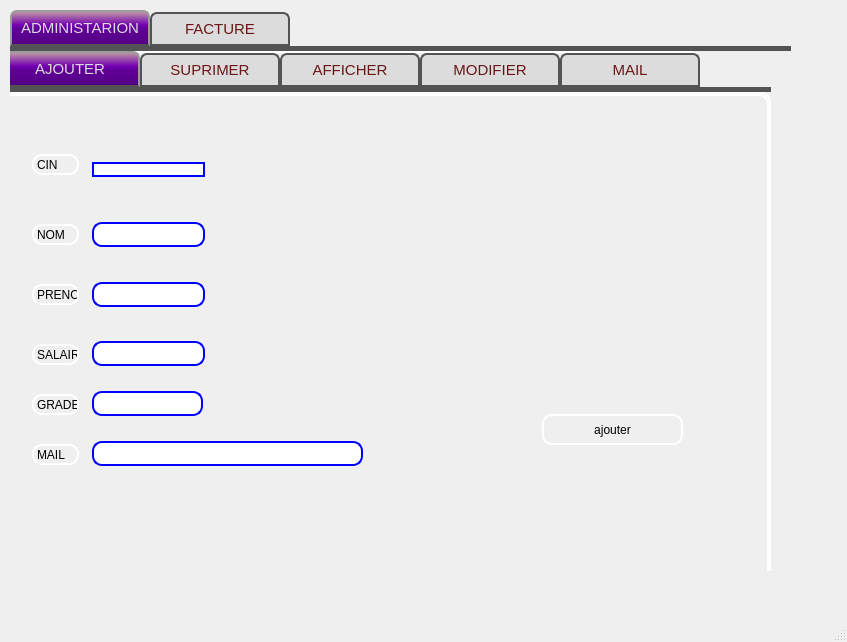
<?xml version="1.0" encoding="UTF-8"?>
<ui version="4.0">
 <class>MainWindow</class>
 <widget class="QMainWindow" name="MainWindow">
  <property name="geometry">
   <rect>
    <x>0</x>
    <y>0</y>
    <width>847</width>
    <height>642</height>
   </rect>
  </property>
  <property name="windowTitle">
   <string>MainWindow</string>
  </property>
  <widget class="QWidget" name="centralwidget">
   <widget class="QTabWidget" name="tabWidget">
    <property name="geometry">
     <rect>
      <x>10</x>
      <y>10</y>
      <width>781</width>
      <height>561</height>
     </rect>
    </property>
    <property name="styleSheet">
     <string notr="true">QTabWidget::pane { /* The tab widget frame */
border-top: 5px solid #535353;
}
QTabWidget::tab-bar {
left: 0px; /* move to the right by 5px */
}
/* Style the tab using the tab sub-control. Note that it reads QTabBar _not_ QTabWidget */
QTabBar::tab {
background: #dcdcdc;
border: 2px solid #535353;
border-bottom-color: #535353; /* same as the pane color */
border-top-left-radius: 7px;
border-top-right-radius: 7px;
min-width: 120px;
padding: 8px;
color: #6a1616;
font-size:15px;
font-family:Arial, Helvetica, sans-serif;
}
QTabBar::tab:selected, QTabBar::tab:hover {
background: qlineargradient(x1: 0, y1: 0, x2: 0, y2: 1, stop: 0 #c3a1a1, stop: 0.4 #7400b3, stop: 0.5 #610099, stop: 1.0 #520082);
}
QTabBar::tab:selected {
border-color: #9B9B9B;
border-bottom-color: #535353; /* same as pane color */
color: #dcdcdc;
font-size:15px;
font-family:Arial, Helvetica, sans-serif;
}
QTabBar::tab:!selected {
margin-top: 2px; /* make non-selected tabs look smaller */
}
QLineEdit {
  width: 100%;
  padding: 12px 20px;
  margin: 8px 0;
  display: inline-block;
  border: 1px solid #ccc;
  border-radius: 4px;
  box-sizing: border-box;
}</string>
    </property>
    <property name="currentIndex">
     <number>0</number>
    </property>
    <widget class="QWidget" name="tab">
     <attribute name="title">
      <string>ADMINISTARION</string>
     </attribute>
     <widget class="QTabWidget" name="tabWidget_2">
      <property name="geometry">
       <rect>
        <x>-10</x>
        <y>0</y>
        <width>771</width>
        <height>571</height>
       </rect>
      </property>
      <property name="styleSheet">
       <string notr="true">border-style: solid;
border-color: white;
border-width: 2px;
border-radius: 10px;
</string>
      </property>
      <property name="currentIndex">
       <number>0</number>
      </property>
      <widget class="QWidget" name="tab_3">
       <attribute name="title">
        <string>AJOUTER</string>
       </attribute>
       <widget class="QLineEdit" name="lineEdit_nome">
        <property name="geometry">
         <rect>
          <x>90</x>
          <y>120</y>
          <width>113</width>
          <height>41</height>
         </rect>
        </property>
        <property name="styleSheet">
         <string notr="true">border-width:2px;
border-style:solid;
border-color:blue;
</string>
        </property>
       </widget>
       <widget class="QLineEdit" name="lineEdit_prenome">
        <property name="geometry">
         <rect>
          <x>90</x>
          <y>180</y>
          <width>113</width>
          <height>41</height>
         </rect>
        </property>
        <property name="styleSheet">
         <string notr="true">border-width:2px;
border-style:solid;
border-color:blue;
</string>
        </property>
       </widget>
       <widget class="QLineEdit" name="lineEdit_salairee">
        <property name="geometry">
         <rect>
          <x>90</x>
          <y>239</y>
          <width>113</width>
          <height>41</height>
         </rect>
        </property>
        <property name="styleSheet">
         <string notr="true">border-width:2px;
border-style:solid;
border-color:blue;
</string>
        </property>
       </widget>
       <widget class="QLineEdit" name="lineEdit_fonctione">
        <property name="geometry">
         <rect>
          <x>90</x>
          <y>289</y>
          <width>111</width>
          <height>41</height>
         </rect>
        </property>
        <property name="styleSheet">
         <string notr="true">border-width:2px;
border-style:solid;
border-color:blue;
</string>
        </property>
       </widget>
       <widget class="QPushButton" name="pushButton">
        <property name="geometry">
         <rect>
          <x>540</x>
          <y>320</y>
          <width>141</width>
          <height>31</height>
         </rect>
        </property>
        <property name="styleSheet">
         <string notr="true">QPushButton:hover{ 
	background-color: rgb(0, 255, 255);
color:#f90103;
background:#2e008b;
border: none;
text-align: middle;
}</string>
        </property>
        <property name="text">
         <string>ajouter</string>
        </property>
       </widget>
       <widget class="QLineEdit" name="lineEdit_maile">
        <property name="geometry">
         <rect>
          <x>90</x>
          <y>339</y>
          <width>271</width>
          <height>41</height>
         </rect>
        </property>
        <property name="styleSheet">
         <string notr="true">border-width:2px;
border-style:solid;
border-color:blue;
</string>
        </property>
       </widget>
       <widget class="QLabel" name="label_24">
        <property name="geometry">
         <rect>
          <x>30</x>
          <y>130</y>
          <width>47</width>
          <height>21</height>
         </rect>
        </property>
        <property name="text">
         <string>NOM</string>
        </property>
       </widget>
       <widget class="QLabel" name="label_27">
        <property name="geometry">
         <rect>
          <x>30</x>
          <y>190</y>
          <width>47</width>
          <height>21</height>
         </rect>
        </property>
        <property name="text">
         <string>PRENOM</string>
        </property>
       </widget>
       <widget class="QLabel" name="label_28">
        <property name="geometry">
         <rect>
          <x>30</x>
          <y>250</y>
          <width>47</width>
          <height>21</height>
         </rect>
        </property>
        <property name="text">
         <string>SALAIR</string>
        </property>
       </widget>
       <widget class="QLabel" name="label_29">
        <property name="geometry">
         <rect>
          <x>30</x>
          <y>350</y>
          <width>47</width>
          <height>21</height>
         </rect>
        </property>
        <property name="text">
         <string>MAIL</string>
        </property>
       </widget>
       <widget class="QLabel" name="label_30">
        <property name="geometry">
         <rect>
          <x>30</x>
          <y>300</y>
          <width>47</width>
          <height>21</height>
         </rect>
        </property>
        <property name="text">
         <string>GRADE</string>
        </property>
       </widget>
       <widget class="QLabel" name="label_31">
        <property name="geometry">
         <rect>
          <x>30</x>
          <y>60</y>
          <width>47</width>
          <height>21</height>
         </rect>
        </property>
        <property name="text">
         <string>CIN</string>
        </property>
       </widget>
       <widget class="QLabel" name="label">
        <property name="geometry">
         <rect>
          <x>0</x>
          <y>-40</y>
          <width>821</width>
          <height>571</height>
         </rect>
        </property>
        <property name="text">
         <string/>
        </property>
        <property name="pixmap">
         <pixmap>../../Desktop/Iheb_Harrath/Ressource/Background_color.png</pixmap>
        </property>
       </widget>
       <widget class="QLineEdit" name="lineEdit_cin">
        <property name="geometry">
         <rect>
          <x>90</x>
          <y>60</y>
          <width>113</width>
          <height>31</height>
         </rect>
        </property>
        <property name="styleSheet">
         <string notr="true">border-width:2px;
border-style:solid;
border-color:blue;
</string>
        </property>
       </widget>
       <zorder>label</zorder>
       <zorder>lineEdit_nome</zorder>
       <zorder>lineEdit_prenome</zorder>
       <zorder>lineEdit_salairee</zorder>
       <zorder>lineEdit_fonctione</zorder>
       <zorder>pushButton</zorder>
       <zorder>lineEdit_maile</zorder>
       <zorder>label_24</zorder>
       <zorder>label_27</zorder>
       <zorder>label_28</zorder>
       <zorder>label_29</zorder>
       <zorder>label_30</zorder>
       <zorder>label_31</zorder>
       <zorder>lineEdit_cin</zorder>
      </widget>
      <widget class="QWidget" name="tab_4">
       <attribute name="title">
        <string>SUPRIMER</string>
       </attribute>
       <widget class="QLabel" name="label_3">
        <property name="geometry">
         <rect>
          <x>-10</x>
          <y>-10</y>
          <width>781</width>
          <height>551</height>
         </rect>
        </property>
        <property name="styleSheet">
         <string/>
        </property>
        <property name="text">
         <string/>
        </property>
        <property name="pixmap">
         <pixmap>../../Desktop/Iheb_Harrath/Ressource/Background_color.png</pixmap>
        </property>
       </widget>
       <widget class="QLabel" name="label_17">
        <property name="geometry">
         <rect>
          <x>120</x>
          <y>140</y>
          <width>47</width>
          <height>21</height>
         </rect>
        </property>
        <property name="text">
         <string>CIN</string>
        </property>
       </widget>
       <widget class="QComboBox" name="comboBox_ID_commande">
        <property name="geometry">
         <rect>
          <x>190</x>
          <y>140</y>
          <width>191</width>
          <height>22</height>
         </rect>
        </property>
        <property name="styleSheet">
         <string notr="true">border-width:2px;
border-style:solid;
border-color:blue;
</string>
        </property>
       </widget>
       <widget class="QPushButton" name="pushButton_4">
        <property name="geometry">
         <rect>
          <x>190</x>
          <y>270</y>
          <width>181</width>
          <height>23</height>
         </rect>
        </property>
        <property name="text">
         <string>SUPPRIMER</string>
        </property>
       </widget>
      </widget>
      <widget class="QWidget" name="tab_8">
       <attribute name="title">
        <string>AFFICHER</string>
       </attribute>
       <widget class="QTableView" name="tableView">
        <property name="geometry">
         <rect>
          <x>50</x>
          <y>30</y>
          <width>601</width>
          <height>381</height>
         </rect>
        </property>
        <property name="styleSheet">
         <string notr="true">border-width:2px;
border-style:solid;
border-color:red;
background: #d1d1d1;</string>
        </property>
       </widget>
       <widget class="QPushButton" name="pushButton_3">
        <property name="geometry">
         <rect>
          <x>660</x>
          <y>220</y>
          <width>75</width>
          <height>23</height>
         </rect>
        </property>
        <property name="styleSheet">
         <string notr="true">QPushButton:hover{ 
	background-color: rgb(0, 255, 255);
color:#f90103;
background:#2e008b;
border: none;
text-align: middle;
}</string>
        </property>
        <property name="text">
         <string>LOAD DATA</string>
        </property>
       </widget>
       <widget class="QRadioButton" name="radioButton">
        <property name="geometry">
         <rect>
          <x>660</x>
          <y>70</y>
          <width>82</width>
          <height>17</height>
         </rect>
        </property>
        <property name="styleSheet">
         <string notr="true">QPushButton:hover{ 
	background-color: rgb(0, 255, 255);
color:#f90103;
background:#2e008b;
border: none;
text-align: middle;
}</string>
        </property>
        <property name="text">
         <string>trier salaire</string>
        </property>
       </widget>
       <widget class="QPushButton" name="pushButton_9">
        <property name="geometry">
         <rect>
          <x>660</x>
          <y>170</y>
          <width>75</width>
          <height>23</height>
         </rect>
        </property>
        <property name="styleSheet">
         <string notr="true">QPushButton:hover{ 
	background-color: rgb(0, 255, 255);
color:#f90103;
background:#2e008b;
border: none;
text-align: middle;
}</string>
        </property>
        <property name="text">
         <string>PDF</string>
        </property>
       </widget>
       <widget class="QLineEdit" name="lineEdit_recherhcer">
        <property name="geometry">
         <rect>
          <x>660</x>
          <y>370</y>
          <width>91</width>
          <height>31</height>
         </rect>
        </property>
        <property name="styleSheet">
         <string notr="true">border-width:2px;
border-style:solid;
border-color:blue;
</string>
        </property>
       </widget>
       <widget class="QPushButton" name="pushButton_11">
        <property name="geometry">
         <rect>
          <x>670</x>
          <y>400</y>
          <width>75</width>
          <height>23</height>
         </rect>
        </property>
        <property name="styleSheet">
         <string notr="true">QPushButton:hover{ 
	background-color: rgb(0, 255, 255);
color:#f90103;
background:#2e008b;
border: none;
text-align: middle;
}</string>
        </property>
        <property name="text">
         <string>rechercher</string>
        </property>
       </widget>
       <widget class="QLabel" name="label_4">
        <property name="geometry">
         <rect>
          <x>-20</x>
          <y>0</y>
          <width>781</width>
          <height>561</height>
         </rect>
        </property>
        <property name="text">
         <string/>
        </property>
        <property name="pixmap">
         <pixmap>../../Desktop/Iheb_Harrath/Ressource/Background_color.png</pixmap>
        </property>
       </widget>
       <widget class="QPushButton" name="pushButton_6">
        <property name="geometry">
         <rect>
          <x>660</x>
          <y>290</y>
          <width>75</width>
          <height>23</height>
         </rect>
        </property>
        <property name="text">
         <string>STAT</string>
        </property>
       </widget>
       <zorder>label_4</zorder>
       <zorder>tableView</zorder>
       <zorder>pushButton_3</zorder>
       <zorder>radioButton</zorder>
       <zorder>pushButton_9</zorder>
       <zorder>lineEdit_recherhcer</zorder>
       <zorder>pushButton_11</zorder>
       <zorder>pushButton_6</zorder>
      </widget>
      <widget class="QWidget" name="tab_7">
       <attribute name="title">
        <string>MODIFIER</string>
       </attribute>
       <widget class="QLabel" name="label_18">
        <property name="geometry">
         <rect>
          <x>30</x>
          <y>40</y>
          <width>121</width>
          <height>31</height>
         </rect>
        </property>
        <property name="text">
         <string>CIN</string>
        </property>
       </widget>
       <widget class="QLabel" name="label_20">
        <property name="geometry">
         <rect>
          <x>40</x>
          <y>150</y>
          <width>141</width>
          <height>31</height>
         </rect>
        </property>
        <property name="text">
         <string>nouveau salaire</string>
        </property>
       </widget>
       <widget class="QLineEdit" name="lineEdit_21">
        <property name="geometry">
         <rect>
          <x>200</x>
          <y>140</y>
          <width>201</width>
          <height>51</height>
         </rect>
        </property>
        <property name="styleSheet">
         <string notr="true">border-width:2px;
border-style:solid;
border-color:blue;
</string>
        </property>
       </widget>
       <widget class="QPushButton" name="pushButton_10">
        <property name="geometry">
         <rect>
          <x>410</x>
          <y>300</y>
          <width>75</width>
          <height>23</height>
         </rect>
        </property>
        <property name="styleSheet">
         <string notr="true">QPushButton:hover{ 
	background-color: rgb(0, 255, 255);
color:#f90103;
background:#2e008b;
border: none;
text-align: middle;
}</string>
        </property>
        <property name="text">
         <string>confirmer</string>
        </property>
       </widget>
       <widget class="QLabel" name="label_32">
        <property name="geometry">
         <rect>
          <x>620</x>
          <y>480</y>
          <width>47</width>
          <height>21</height>
         </rect>
        </property>
        <property name="text">
         <string>pronom</string>
        </property>
       </widget>
       <widget class="QLabel" name="label_5">
        <property name="geometry">
         <rect>
          <x>-40</x>
          <y>-10</y>
          <width>801</width>
          <height>661</height>
         </rect>
        </property>
        <property name="text">
         <string/>
        </property>
        <property name="pixmap">
         <pixmap>../../Desktop/Iheb_Harrath/Ressource/Background_color.png</pixmap>
        </property>
       </widget>
       <widget class="QComboBox" name="comboBoxmmo">
        <property name="geometry">
         <rect>
          <x>160</x>
          <y>40</y>
          <width>181</width>
          <height>31</height>
         </rect>
        </property>
        <property name="styleSheet">
         <string notr="true">border-width:2px;
border-style:solid;
border-color:blue;
</string>
        </property>
       </widget>
       <zorder>label_5</zorder>
       <zorder>label_18</zorder>
       <zorder>label_20</zorder>
       <zorder>lineEdit_21</zorder>
       <zorder>pushButton_10</zorder>
       <zorder>label_32</zorder>
       <zorder>comboBoxmmo</zorder>
      </widget>
      <widget class="QWidget" name="tab_11">
       <attribute name="title">
        <string>MAIL</string>
       </attribute>
       <widget class="QLabel" name="label_22">
        <property name="geometry">
         <rect>
          <x>0</x>
          <y>-20</y>
          <width>771</width>
          <height>531</height>
         </rect>
        </property>
        <property name="text">
         <string/>
        </property>
        <property name="pixmap">
         <pixmap>../../Desktop/Iheb_Harrath/Ressource/Background_color.png</pixmap>
        </property>
       </widget>
       <widget class="QPlainTextEdit" name="msg">
        <property name="geometry">
         <rect>
          <x>120</x>
          <y>160</y>
          <width>311</width>
          <height>221</height>
         </rect>
        </property>
        <property name="styleSheet">
         <string notr="true">border-width:2px;
border-style:solid;
border-color:red;
background: #d1d1d1;</string>
        </property>
        <property name="backgroundVisible">
         <bool>true</bool>
        </property>
       </widget>
       <widget class="QComboBox" name="rcpt">
        <property name="geometry">
         <rect>
          <x>120</x>
          <y>30</y>
          <width>261</width>
          <height>41</height>
         </rect>
        </property>
        <property name="styleSheet">
         <string notr="true">border-width:2px;
border-style:solid;
border-color:blue;
</string>
        </property>
       </widget>
       <widget class="QPushButton" name="pushButton_5">
        <property name="geometry">
         <rect>
          <x>510</x>
          <y>240</y>
          <width>75</width>
          <height>23</height>
         </rect>
        </property>
        <property name="styleSheet">
         <string notr="true">QPushButton:hover{ 
	background-color: rgb(0, 255, 255);
color:#f90103;
background:#2e008b;
border: none;
text-align: middle;
}</string>
        </property>
        <property name="text">
         <string>envoyer</string>
        </property>
       </widget>
       <widget class="QLineEdit" name="subject">
        <property name="geometry">
         <rect>
          <x>120</x>
          <y>80</y>
          <width>256</width>
          <height>41</height>
         </rect>
        </property>
        <property name="styleSheet">
         <string notr="true">border-width:2px;
border-style:solid;
border-color:blue;
</string>
        </property>
       </widget>
       <widget class="QLabel" name="label_23">
        <property name="geometry">
         <rect>
          <x>50</x>
          <y>40</y>
          <width>47</width>
          <height>21</height>
         </rect>
        </property>
        <property name="text">
         <string>mail</string>
        </property>
       </widget>
       <widget class="QLabel" name="label_26">
        <property name="geometry">
         <rect>
          <x>50</x>
          <y>90</y>
          <width>51</width>
          <height>21</height>
         </rect>
        </property>
        <property name="text">
         <string>objet</string>
        </property>
       </widget>
      </widget>
     </widget>
    </widget>
    <widget class="QWidget" name="tab_2">
     <attribute name="title">
      <string>FACTURE</string>
     </attribute>
     <widget class="QTabWidget" name="tabWidget_3">
      <property name="geometry">
       <rect>
        <x>0</x>
        <y>0</y>
        <width>781</width>
        <height>551</height>
       </rect>
      </property>
      <property name="currentIndex">
       <number>2</number>
      </property>
      <widget class="QWidget" name="tab_5">
       <attribute name="title">
        <string>AJOUTER</string>
       </attribute>
       <widget class="QLabel" name="label_6">
        <property name="geometry">
         <rect>
          <x>-20</x>
          <y>-10</y>
          <width>831</width>
          <height>601</height>
         </rect>
        </property>
        <property name="text">
         <string/>
        </property>
        <property name="pixmap">
         <pixmap>../../Desktop/Iheb_Harrath/Ressource/Background_color.png</pixmap>
        </property>
       </widget>
       <widget class="QLineEdit" name="lineEdit_id">
        <property name="geometry">
         <rect>
          <x>90</x>
          <y>30</y>
          <width>141</width>
          <height>41</height>
         </rect>
        </property>
        <property name="styleSheet">
         <string notr="true">border-width:2px;
border-style:solid;
border-color:blue;

</string>
        </property>
       </widget>
       <widget class="QLineEdit" name="lineEdit_nomm">
        <property name="geometry">
         <rect>
          <x>90</x>
          <y>80</y>
          <width>141</width>
          <height>41</height>
         </rect>
        </property>
        <property name="styleSheet">
         <string notr="true">border-width:2px;
border-style:solid;
border-color:blue;
</string>
        </property>
       </widget>
       <widget class="QDateEdit" name="dateEdit">
        <property name="geometry">
         <rect>
          <x>90</x>
          <y>180</y>
          <width>141</width>
          <height>22</height>
         </rect>
        </property>
        <property name="styleSheet">
         <string notr="true">border-width:2px;
border-style:solid;
border-color:blue;
</string>
        </property>
       </widget>
       <widget class="QLineEdit" name="lineEdit_montantt">
        <property name="geometry">
         <rect>
          <x>90</x>
          <y>220</y>
          <width>151</width>
          <height>41</height>
         </rect>
        </property>
        <property name="styleSheet">
         <string notr="true">border-width:2px;
border-style:solid;
border-color:blue;
</string>
        </property>
       </widget>
       <widget class="QLineEdit" name="lineEdit_prenomm">
        <property name="geometry">
         <rect>
          <x>90</x>
          <y>130</y>
          <width>141</width>
          <height>41</height>
         </rect>
        </property>
        <property name="styleSheet">
         <string notr="true">border-width:2px;
border-style:solid;
border-color:blue;
</string>
        </property>
       </widget>
       <widget class="QLineEdit" name="lineEdit_paymontt">
        <property name="geometry">
         <rect>
          <x>110</x>
          <y>280</y>
          <width>141</width>
          <height>41</height>
         </rect>
        </property>
        <property name="styleSheet">
         <string notr="true">border-width:2px;
border-style:solid;
border-color:blue;
</string>
        </property>
       </widget>
       <widget class="QLabel" name="label_9">
        <property name="geometry">
         <rect>
          <x>30</x>
          <y>40</y>
          <width>47</width>
          <height>13</height>
         </rect>
        </property>
        <property name="text">
         <string>ID</string>
        </property>
       </widget>
       <widget class="QLabel" name="label_10">
        <property name="geometry">
         <rect>
          <x>30</x>
          <y>90</y>
          <width>47</width>
          <height>13</height>
         </rect>
        </property>
        <property name="text">
         <string>nom</string>
        </property>
       </widget>
       <widget class="QLabel" name="label_11">
        <property name="geometry">
         <rect>
          <x>30</x>
          <y>140</y>
          <width>47</width>
          <height>13</height>
         </rect>
        </property>
        <property name="text">
         <string>prenom</string>
        </property>
       </widget>
       <widget class="QLabel" name="label_12">
        <property name="geometry">
         <rect>
          <x>20</x>
          <y>190</y>
          <width>47</width>
          <height>13</height>
         </rect>
        </property>
        <property name="text">
         <string>date</string>
        </property>
       </widget>
       <widget class="QLabel" name="label_13">
        <property name="geometry">
         <rect>
          <x>20</x>
          <y>230</y>
          <width>47</width>
          <height>13</height>
         </rect>
        </property>
        <property name="text">
         <string>montan</string>
        </property>
       </widget>
       <widget class="QLabel" name="label_14">
        <property name="geometry">
         <rect>
          <x>10</x>
          <y>290</y>
          <width>91</width>
          <height>16</height>
         </rect>
        </property>
        <property name="text">
         <string>type de paymant</string>
        </property>
       </widget>
       <widget class="QPushButton" name="pushButton_8">
        <property name="geometry">
         <rect>
          <x>500</x>
          <y>270</y>
          <width>75</width>
          <height>23</height>
         </rect>
        </property>
        <property name="styleSheet">
         <string notr="true">QPushButton:hover{ 
	background-color: rgb(0, 255, 255);
color:#f90103;
background:#2e008b;
border: none;
text-align: middle;
}</string>
        </property>
        <property name="text">
         <string>ajouter</string>
        </property>
       </widget>
      </widget>
      <widget class="QWidget" name="tab_9">
       <attribute name="title">
        <string>SUPRIMER</string>
       </attribute>
       <widget class="QLabel" name="label_7">
        <property name="geometry">
         <rect>
          <x>-50</x>
          <y>-70</y>
          <width>951</width>
          <height>701</height>
         </rect>
        </property>
        <property name="text">
         <string/>
        </property>
        <property name="pixmap">
         <pixmap>../../Desktop/Iheb_Harrath/Ressource/Background_color.png</pixmap>
        </property>
       </widget>
       <widget class="QPushButton" name="pushButton_sup">
        <property name="geometry">
         <rect>
          <x>170</x>
          <y>180</y>
          <width>75</width>
          <height>23</height>
         </rect>
        </property>
        <property name="styleSheet">
         <string notr="true">QPushButton:hover{ 
	background-color: rgb(0, 255, 255);
color:#f90103;
background:#2e008b;
border: none;
text-align: middle;
}</string>
        </property>
        <property name="text">
         <string>SUPRIMER</string>
        </property>
       </widget>
       <widget class="QComboBox" name="comboBox_2">
        <property name="geometry">
         <rect>
          <x>140</x>
          <y>70</y>
          <width>161</width>
          <height>22</height>
         </rect>
        </property>
        <property name="styleSheet">
         <string notr="true">border-width:2px;
border-style:solid;
border-color:blue;

</string>
        </property>
       </widget>
       <widget class="QLabel" name="label_16">
        <property name="geometry">
         <rect>
          <x>70</x>
          <y>80</y>
          <width>47</width>
          <height>13</height>
         </rect>
        </property>
        <property name="text">
         <string>ID</string>
        </property>
       </widget>
      </widget>
      <widget class="QWidget" name="tab_10">
       <attribute name="title">
        <string>AFFICHER</string>
       </attribute>
       <widget class="QLabel" name="label_2">
        <property name="geometry">
         <rect>
          <x>0</x>
          <y>-50</y>
          <width>791</width>
          <height>581</height>
         </rect>
        </property>
        <property name="text">
         <string/>
        </property>
        <property name="pixmap">
         <pixmap>../../Desktop/Iheb_Harrath/Ressource/Background_color.png</pixmap>
        </property>
       </widget>
       <widget class="QTableView" name="tableView_2">
        <property name="geometry">
         <rect>
          <x>30</x>
          <y>20</y>
          <width>641</width>
          <height>391</height>
         </rect>
        </property>
        <property name="styleSheet">
         <string notr="true">border-width:2px;
border-style:solid;
border-color:red;
background: #d1d1d1;</string>
        </property>
       </widget>
       <widget class="QRadioButton" name="radioButton_date">
        <property name="geometry">
         <rect>
          <x>680</x>
          <y>40</y>
          <width>82</width>
          <height>17</height>
         </rect>
        </property>
        <property name="text">
         <string>trier date</string>
        </property>
       </widget>
       <widget class="QRadioButton" name="radioButton_montant">
        <property name="geometry">
         <rect>
          <x>680</x>
          <y>120</y>
          <width>82</width>
          <height>17</height>
         </rect>
        </property>
        <property name="text">
         <string>trier montant</string>
        </property>
       </widget>
       <widget class="QPushButton" name="LOAD">
        <property name="geometry">
         <rect>
          <x>680</x>
          <y>420</y>
          <width>81</width>
          <height>23</height>
         </rect>
        </property>
        <property name="styleSheet">
         <string notr="true">QPushButton:hover{ 
	background-color: rgb(0, 255, 255);
color:#f90103;
background:#2e008b;
border: none;
text-align: middle;
}</string>
        </property>
        <property name="text">
         <string>LOAD DATA</string>
        </property>
       </widget>
       <widget class="QPushButton" name="pushButton_2">
        <property name="geometry">
         <rect>
          <x>680</x>
          <y>210</y>
          <width>75</width>
          <height>23</height>
         </rect>
        </property>
        <property name="text">
         <string>PDF</string>
        </property>
       </widget>
      </widget>
      <widget class="QWidget" name="tab_6">
       <attribute name="title">
        <string>MODIFIER</string>
       </attribute>
       <widget class="QLabel" name="label_8">
        <property name="geometry">
         <rect>
          <x>-90</x>
          <y>-70</y>
          <width>881</width>
          <height>641</height>
         </rect>
        </property>
        <property name="text">
         <string/>
        </property>
        <property name="pixmap">
         <pixmap>../../Desktop/Iheb_Harrath/Ressource/Background_color.png</pixmap>
        </property>
       </widget>
       <widget class="QPushButton" name="pushButton_modifier">
        <property name="geometry">
         <rect>
          <x>410</x>
          <y>400</y>
          <width>101</width>
          <height>23</height>
         </rect>
        </property>
        <property name="styleSheet">
         <string notr="true">QPushButton:hover{ 
	background-color: rgb(0, 255, 255);
color:#f90103;
background:#2e008b;
border: none;
text-align: middle;
}</string>
        </property>
        <property name="text">
         <string>MODIFIER</string>
        </property>
       </widget>
       <widget class="QComboBox" name="comboBox3">
        <property name="geometry">
         <rect>
          <x>140</x>
          <y>70</y>
          <width>191</width>
          <height>22</height>
         </rect>
        </property>
        <property name="styleSheet">
         <string notr="true">border-width:2px;
border-style:solid;
border-color:blue;

</string>
        </property>
       </widget>
       <widget class="QLabel" name="label_15">
        <property name="geometry">
         <rect>
          <x>50</x>
          <y>70</y>
          <width>61</width>
          <height>16</height>
         </rect>
        </property>
        <property name="text">
         <string>ID</string>
        </property>
       </widget>
       <widget class="QLineEdit" name="lineEditmon">
        <property name="geometry">
         <rect>
          <x>160</x>
          <y>119</y>
          <width>151</width>
          <height>41</height>
         </rect>
        </property>
        <property name="styleSheet">
         <string notr="true">border-width:2px;
border-style:solid;
border-color:blue;

</string>
        </property>
       </widget>
       <widget class="QLabel" name="label_19">
        <property name="geometry">
         <rect>
          <x>20</x>
          <y>130</y>
          <width>101</width>
          <height>20</height>
         </rect>
        </property>
        <property name="text">
         <string>nouveau montant</string>
        </property>
       </widget>
      </widget>
     </widget>
    </widget>
   </widget>
  </widget>
  <widget class="QMenuBar" name="menubar">
   <property name="geometry">
    <rect>
     <x>0</x>
     <y>0</y>
     <width>847</width>
     <height>21</height>
    </rect>
   </property>
  </widget>
  <widget class="QStatusBar" name="statusbar"/>
 </widget>
 <resources/>
 <connections/>
</ui>
